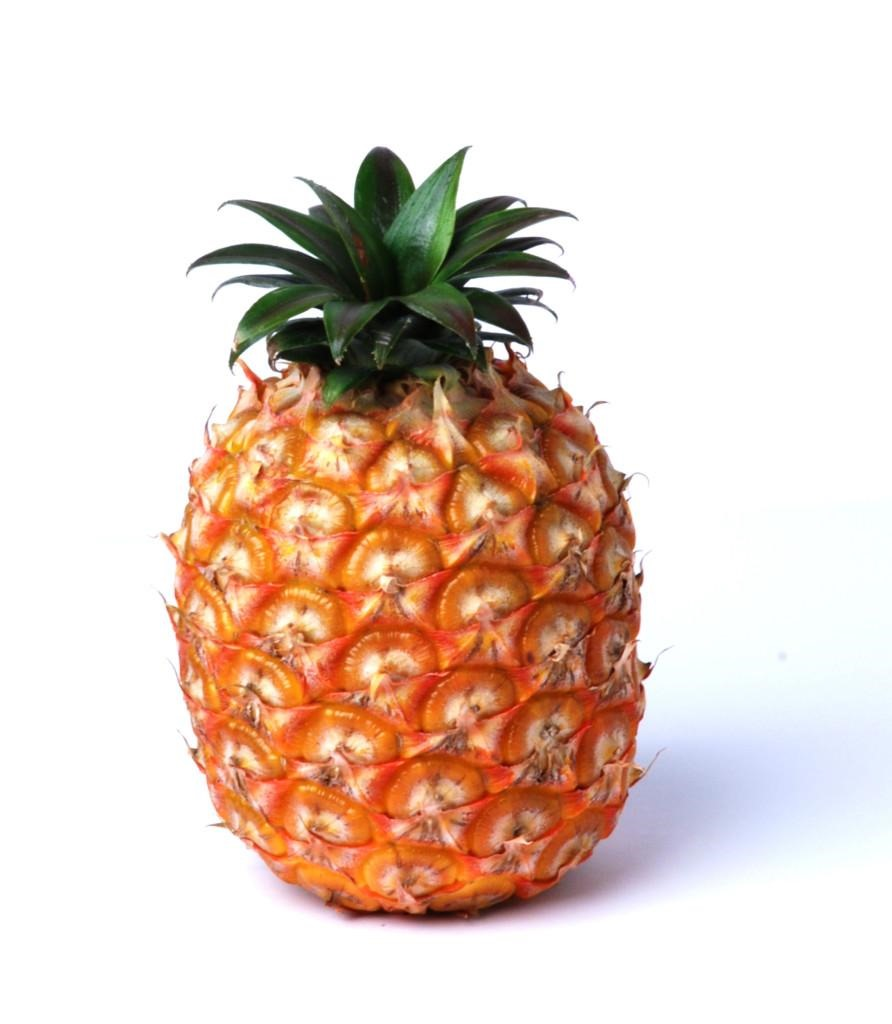
#> input picture sistemas de inteligencia/2.puntos grupales/pina.jpg, 892 x 1024 px, found by its file name
$ python punto5.py   (older library calls are emulated)
#> lines starting #> are read from the running program, lines starting #| are printed output that depends on the picture
import cv2
import numpy as np
import matplotlib.pyplot as plt

# Cargar la imagen en escala de grises
imagen = cv2.imread(r"C:\Users\liber\OneDrive\Escritorio\sistemas de inteligencia\2.puntos grupales\pina.jpg", cv2.IMREAD_GRAYSCALE)
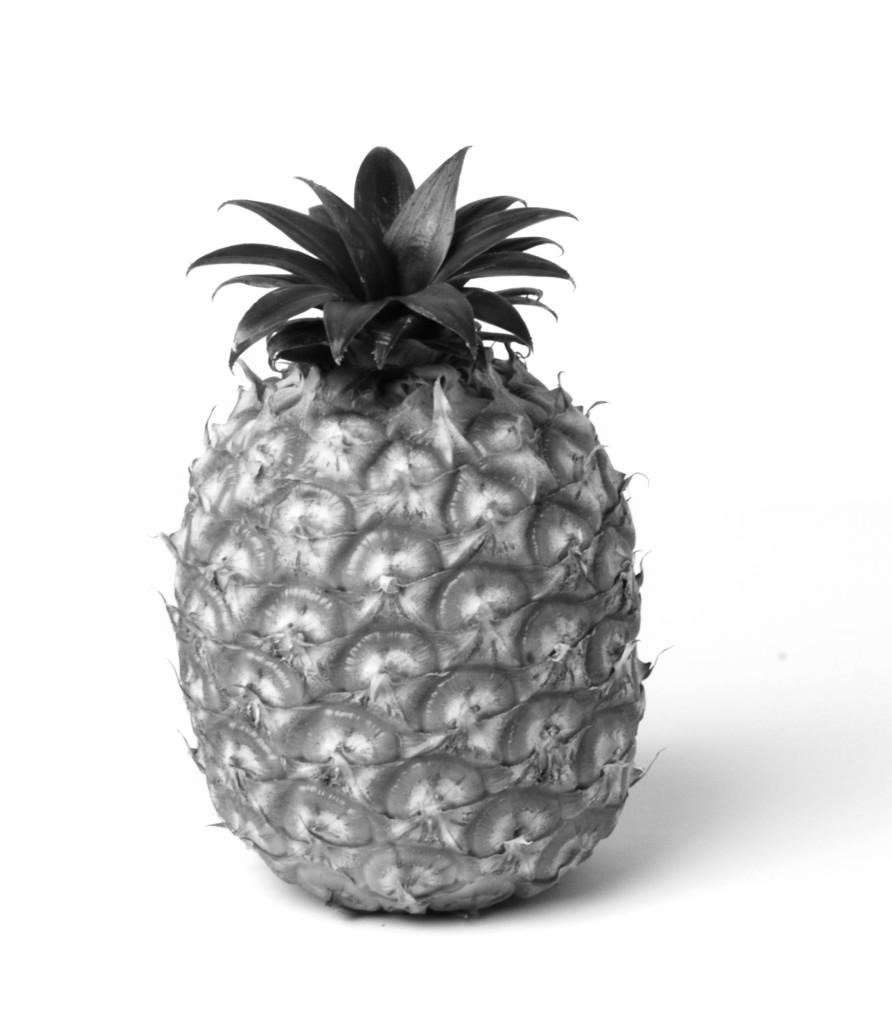
#> imagen: shape (1024, 892); min 0, max 255, mean 212.6

# Aplicar el operador de Sobel en la dirección X e Y
sobel_x = cv2.Sobel(imagen, cv2.CV_64F, 1, 0, ksize=3)  # Bordes verticales
sobel_y = cv2.Sobel(imagen, cv2.CV_64F, 0, 1, ksize=3)  # Bordes horizontales
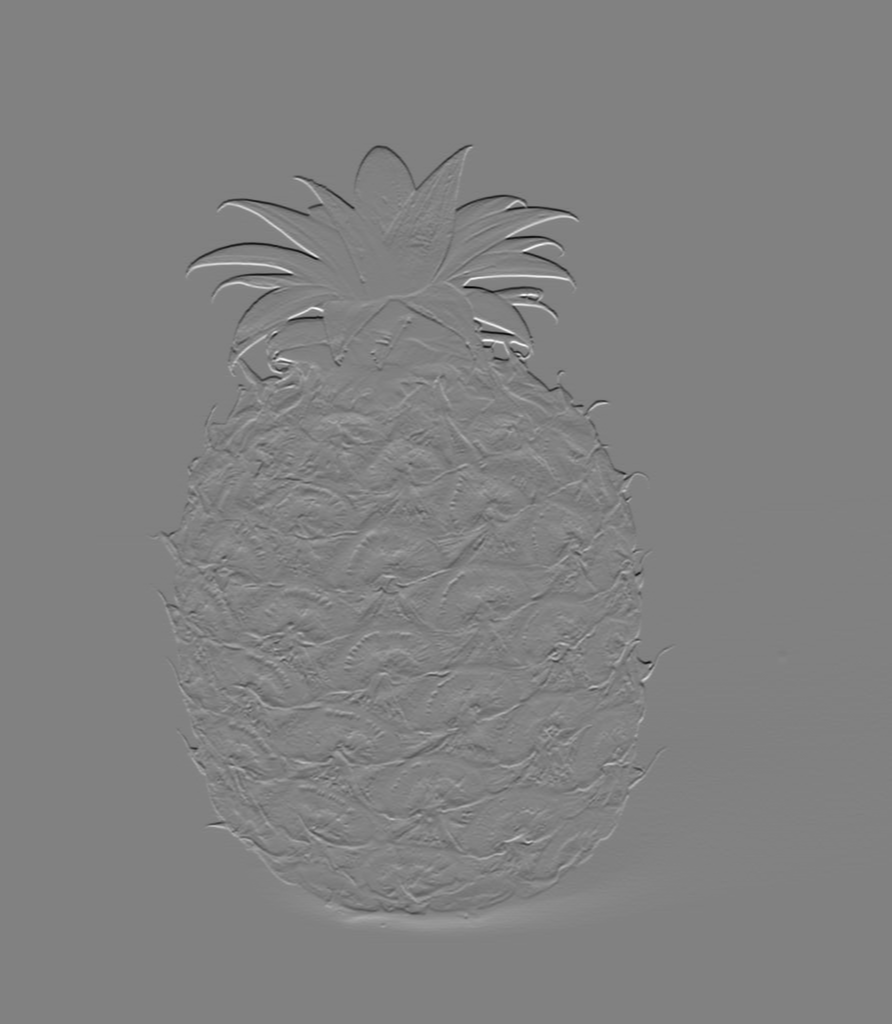
#> sobel_y: shape (1024, 892) float64; min -833, max 808, mean 0; drawn with min black and max white

# Convertir los gradientes absolutos para mejor visualización
sobel_x = cv2.convertScaleAbs(sobel_x)
sobel_y = cv2.convertScaleAbs(sobel_y)
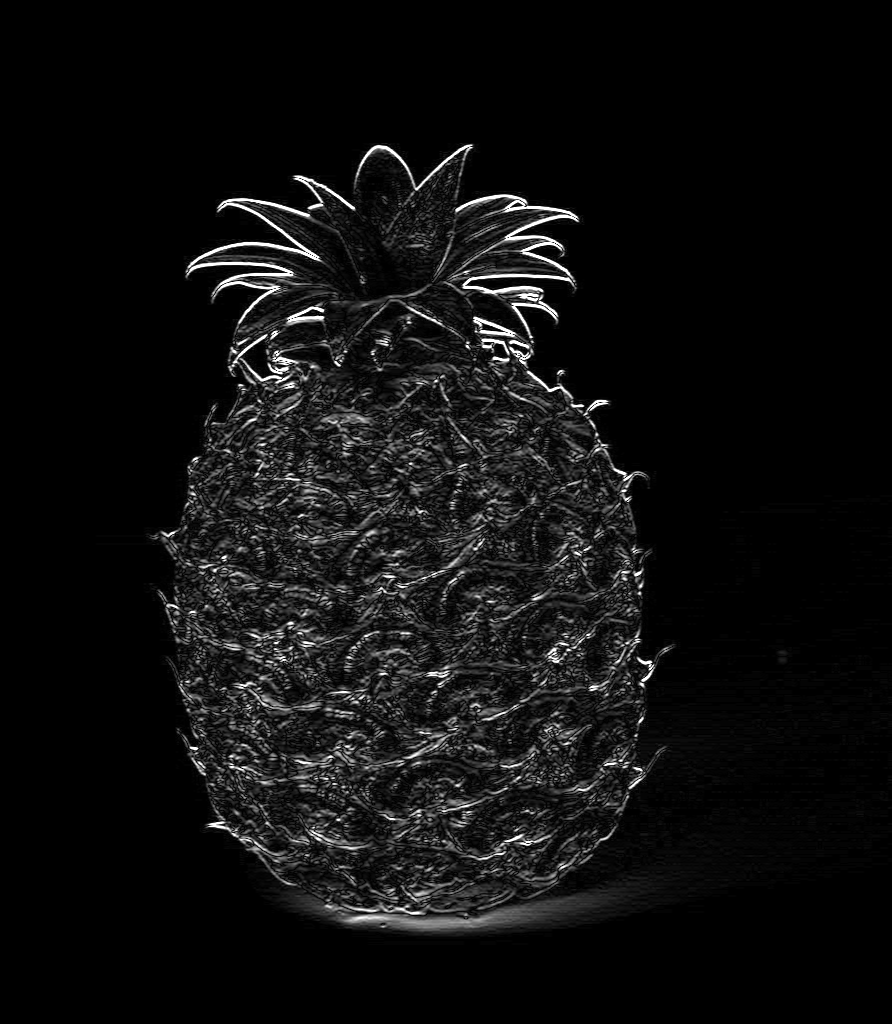
#> sobel_y: shape (1024, 892); min 0, max 255, mean 15.1

# Combinar ambas direcciones
sobel_combinado = cv2.addWeighted(sobel_x, 0.5, sobel_y, 0.5, 0)
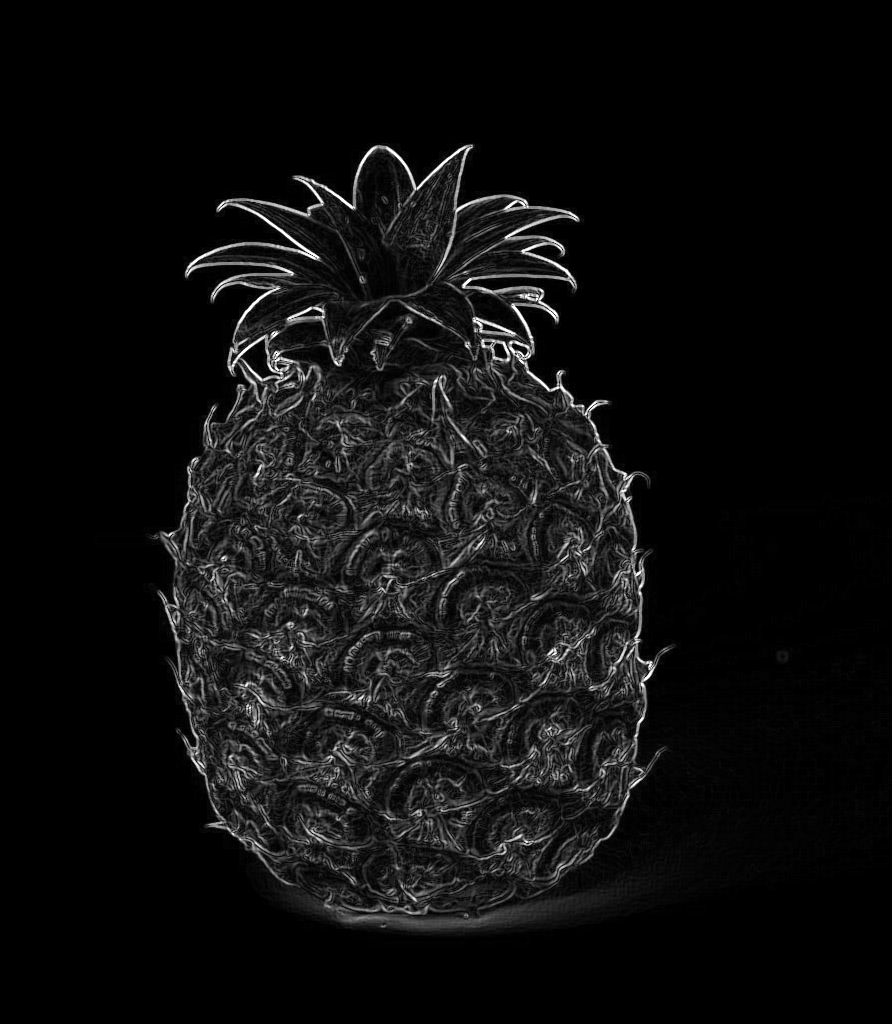
#> sobel_combinado: shape (1024, 892); min 0, max 255, mean 14.7

# Mostrar las imágenes
plt.figure(figsize=(10, 4))

plt.subplot(1, 3, 1)
plt.imshow(sobel_x, cmap='gray')
plt.title('Bordes Verticales')
plt.axis('off')

plt.subplot(1, 3, 2)
plt.imshow(sobel_y, cmap='gray')
plt.title('Bordes Horizontales')
plt.axis('off')

plt.subplot(1, 3, 3)
plt.imshow(sobel_combinado, cmap='gray')
plt.title('Bordes Combinados')
plt.axis('off')

plt.show()
